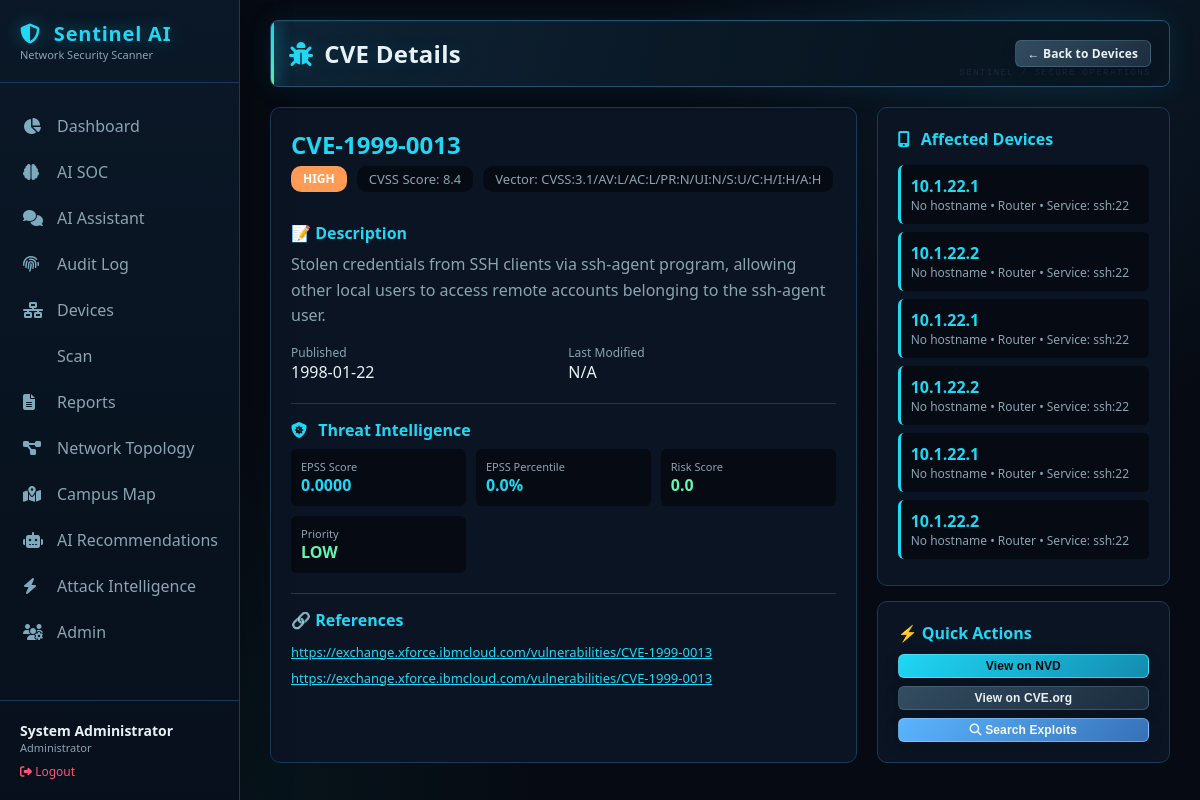
The app's page /cve/CVE-1999-0013 (signed in) with its own data.
### tables this page shows
CREATE TABLE cves (
                    cve_id TEXT PRIMARY KEY,
                    description TEXT,
                    cvss_score REAL,
                    severity TEXT,
                    published_date TEXT,
                    last_modified TEXT,
                    references_text TEXT,
                    cvss_vector TEXT
                );

CREATE TABLE threat_intel (
                        cve_id TEXT PRIMARY KEY,
                        kev_status INTEGER DEFAULT 0,
                        exploit_count INTEGER DEFAULT 0,
                        epss_score REAL DEFAULT 0,
                        epss_percentile REAL DEFAULT 0,
                        risk_score REAL DEFAULT 0,
                        risk_level TEXT DEFAULT 'LOW',
                        priority TEXT DEFAULT 'LOW',
                        last_updated TEXT,
                        source TEXT,
                        raw_data TEXT
                    );

CREATE TABLE device_vulnerabilities (
                    id INTEGER PRIMARY KEY AUTOINCREMENT,
                    device_id INTEGER,
                    cve_id TEXT,
                    service TEXT,
                    detected_date TEXT,
                    FOREIGN KEY (device_id) REFERENCES devices (id),
                    FOREIGN KEY (cve_id) REFERENCES cves (cve_id)
                );

CREATE TABLE devices (
                    id INTEGER PRIMARY KEY AUTOINCREMENT,
                    ip_address TEXT UNIQUE,
                    mac_address TEXT,
                    hostname TEXT,
                    device_type TEXT,
                    brand TEXT,
                    os TEXT,
                    os_family TEXT,
                    os_confidence REAL,
                    open_ports TEXT,
                    services TEXT,
                    discovery_source TEXT,
                    confidence REAL,
                    confidence_level TEXT,
                    ttl INTEGER,
                    first_seen TEXT,
                    last_seen TEXT,
                    scan_count INTEGER DEFAULT 1,
                    upnp_model_name TEXT,
                    upnp_model_number TEXT,
                    upnp_manufacturer TEXT,
                    mac_randomized INTEGER DEFAULT 0,
                    mac_is_local INTEGER DEFAULT 0,
                    is_gateway INTEGER DEFAULT 0
                );

### app.py (the view)
@app.route('/cve/<cve_id>')
@login_required
def cve_detail(cve_id):
    try:
        conn = get_db()
        cursor = conn.cursor()
        cursor.execute('''
            SELECT cve_id, description, cvss_score, severity,
                   published_date, last_modified, references_text, cvss_vector
            FROM cves
            WHERE cve_id = ?
        ''', (cve_id,))
        cve = cursor.fetchone()
        if not cve:
            flash('CVE not found', 'danger')
            return redirect(url_for('devices'))
        cve_dict = dict(cve)
        if cve_dict.get('references_text'):
            try:
                cve_dict['references'] = json.loads(cve_dict['references_text'])
            except:
                cve_dict['references'] = []
        else:
            cve_dict['references'] = []
        cursor.execute('''
            SELECT d.id, d.ip_address, d.hostname, d.device_type, dv.service
            FROM device_vulnerabilities dv
            JOIN devices d ON dv.device_id = d.id
            WHERE dv.cve_id = ?
        ''', (cve_id,))
        affected_devices = [dict(row) for row in cursor.fetchall()]
        cursor.execute('''
            SELECT kev_status, exploit_count, epss_score, epss_percentile,
                   risk_score, risk_level, priority
            FROM threat_intel
            WHERE cve_id = ?
        ''', (cve_id,))
        threat_intel = cursor.fetchone()
        threat_dict = dict(threat_intel) if threat_intel else {}
        conn.close()
        return render_template('cve_detail.html',
                             cve=cve_dict,
                             affected_devices=affected_devices,
                             threat_intel=threat_dict,
                             user_role=session.get('user_role'),
                             username=session.get('username'))
    except Exception as e:
        logger.error(f"Error loading CVE details: {e}")
        flash('Error loading CVE details', 'danger')
        return redirect(url_for('devices'))

### templates/cve_detail.html (shortened to what this page needs)
{% extends "base.html" %} {% block content %}
<div class="page-header">
  <h1><i class="fas fa-bug"></i> CVE Details</h1>
  <div class="header-actions">
    <a href="{{ url_for('devices') }}" class="btn btn-secondary btn-sm">
      ← Back to Devices
    </a>
  </div>
</div>
<div style="display: grid; grid-template-columns: 2fr 1fr; gap: 20px">
  <div
    style="
      background: var(--bg-secondary);
      border: 1px solid var(--border-color);
      border-radius: 10px;
      padding: 20px;
    "
  >
    <div
      style="
        display: flex;
        justify-content: space-between;
        align-items: start;
        flex-wrap: wrap;
      "
    >
      <div>
        <h2 style="color: var(--accent); margin-bottom: 5px">
          {{ cve.cve_id }}
        </h2>
        <div
          style="display: flex; gap: 10px; flex-wrap: wrap; margin-bottom: 15px"
        >
          <span class="risk-badge risk-{{ cve.severity }}"
            >{{ cve.severity }}</span
          >
          <span
            style="
              background: var(--bg-primary);
              padding: 4px 12px;
              border-radius: 10px;
              color: var(--text-secondary);
              font-size: 13px;
            "
          >
            CVSS Score: {{ cve.cvss_score }}
          </span>
          <span
            style="
              background: var(--bg-primary);
              padding: 4px 12px;
              border-radius: 10px;
              color: var(--text-secondary);
              font-size: 13px;
            "
          >
            Vector: {{ cve.cvss_vector or 'N/A' }}
          </span>
        </div>
      </div>
    </div>
    <div style="margin-top: 15px">
      <h4 style="color: var(--accent); margin-bottom: 8px">📝 Description</h4>
      <p style="color: var(--text-secondary); line-height: 1.6">
        {{ cve.description }}
      </p>
    </div>
    <div
      style="
        margin-top: 15px;
        display: grid;
        grid-template-columns: 1fr 1fr;
        gap: 10px;
      "
    >
      <div>
        <div style="font-size: 12px; color: var(--text-secondary)">
          Published
        </div>
        <div style="color: var(--text-primary)">
          {{ cve.published_date[:10] if cve.published_date else 'N/A' }}
        </div>
      </div>
      <div>
        <div style="font-size: 12px; color: var(--text-secondary)">
          Last Modified
        </div>
        <div style="color: var(--text-primary)">
          {{ cve.last_modified[:10] if cve.last_modified else 'N/A' }}
        </div>
      </div>
    </div>
    {% if threat_intel %}
    <div
      style="
        margin-top: 20px;
        border-top: 1px solid var(--border-color);
        padding-top: 15px;
      "
    >
      <h4 style="color: var(--accent); margin-bottom: 8px">
        <i class="fas fa-shield-virus"></i> Threat Intelligence
      </h4>
      <div
        style="
          display: grid;
          grid-template-columns: repeat(auto-fit, minmax(150px, 1fr));
          gap: 10px;
        "
      >
        <div
          style="
            background: var(--bg-primary);
            padding: 10px;
            border-radius: 6px;
          "
        >
          <div style="font-size: 11px; color: var(--text-secondary)">
            EPSS Score
          </div>
          <div style="font-weight: bold; color: var(--accent)">
            {{ "%.4f"|format(threat_intel.epss_score) }}
          </div>
        </div>
        <div
          style="
            background: var(--bg-primary);
            padding: 10px;
            border-radius: 6px;
          "
        >
          <div style="font-size: 11px; color: var(--text-secondary)">
            EPSS Percentile
          </div>
          <div style="font-weight: bold; color: var(--accent)">
            {{ "%.1f"|format(threat_intel.epss_percentile) }}%
          </div>
        </div>
        <div
          style="
            background: var(--bg-primary);
            padding: 10px;
            border-radius: 6px;
          "
        >
          <div style="font-size: 11px; color: var(--text-secondary)">
            Risk Score
          </div>
          <div
            style="font-weight: bold; color: {{ 'var(--critical)' if threat_intel.risk_score >= 70 else 'var(--high)' if threat_intel.risk_score >= 40 else 'var(--accent2)' }};"
          >
            {{ threat_intel.risk_score }}
          </div>
        </div>
        <div
          style="
            background: var(--bg-primary);
            padding: 10px;
            border-radius: 6px;
          "
        >
          <div style="font-size: 11px; color: var(--text-secondary)">
            Priority
          </div>
          <div
            style="font-weight: bold; color: {{ 'var(--critical)' if threat_intel.priority == 'IMMEDIATE' else 'var(--high)' if threat_intel.priority == 'HIGH' else 'var(--accent2)' }};"
          >
            {{ threat_intel.priority }}
          </div>
        </div>
      </div>
    </div>
    {% endif %}
    {% if cve.references %}
    <div
      style="
        margin-top: 20px;
        border-top: 1px solid var(--border-color);
        padding-top: 15px;
      "
    >
      <h4 style="color: var(--accent); margin-bottom: 8px">🔗 References</h4>
      <div style="font-size: 13px">
        {% for ref in cve.references %}
        <div style="padding: 4px 0">
          <a
            href="{{ ref }}"
            target="_blank"
            style="color: var(--accent); word-break: break-all"
            >{{ ref }}</a
          >
        </div>
        {% endfor %}
      </div>
    </div>
    {% endif %}
  </div>
  <div>
    <div
      style="
        background: var(--bg-secondary);
        border: 1px solid var(--border-color);
        border-radius: 10px;
        padding: 20px;
      "
    >
      <h4 style="color: var(--accent); margin-bottom: 15px">
        <i class="fas fa-mobile-screen-button"></i> Affected Devices
      </h4>
      {% if affected_devices %}
      <div style="max-height: 400px; overflow-y: auto">
        {% for device in affected_devices %}
        <div
          style="
            padding: 10px;
            background: var(--bg-primary);
            border-radius: 6px;
            margin-bottom: 8px;
            border-left: 3px solid var(--accent);
          "
        >
          <div style="font-weight: bold; color: var(--text-primary)">
            <a
              href="{{ url_for('devices') }}?filter={{ device.ip_address }}"
              style="color: var(--accent); text-decoration: none"
            >
              {{ device.ip_address }}
            </a>
          </div>
          <div style="font-size: 12px; color: var(--text-secondary)">
            {{ device.hostname or 'No hostname' }} • {{ device.device_type or
            'Unknown' }} {% if device.service %} • Service: {{ device.service
            }}{% endif %}
          </div>
        </div>
        {% endfor %}
      </div>
      {% else %}
      <p style="color: var(--text-secondary)">
        No devices affected by this CVE.
      </p>
      {% endif %}
    </div>
    <div
      style="
        background: var(--bg-secondary);
        border: 1px solid var(--border-color);
        border-radius: 10px;
        padding: 20px;
        margin-top: 15px;
      "
    >
      <h4 style="color: var(--accent); margin-bottom: 10px">
        ⚡ Quick Actions
      </h4>
      <div style="display: flex; flex-direction: column; gap: 8px">
        <button
          onclick="window.location.href='https://nvd.nist.gov/vuln/detail/{{ cve.cve_id }}'"
          class="btn btn-primary btn-sm"
          style="width: 100%"
        >
          View on NVD
        </button>
        <button
          onclick="window.location.href='https://www.cve.org/CVERecord?id={{ cve.cve_id }}'"
          class="btn btn-secondary btn-sm"
          style="width: 100%"
        >
          View on CVE.org
        </button>
        <button
          onclick="window.location.href='{{ url_for('search_exploits', cve_id=cve.cve_id) }}'"
          class="btn btn-info btn-sm"
          style="width: 100%"
        >
          <i class="fas fa-magnifying-glass"></i> Search Exploits
        </button>
      </div>
    </div>
  </div>
</div>
{% endblock %}

### templates/base.html (shortened to what this page needs)
<!doctype html>
<html lang="en">
  <head>
    <link
      rel="stylesheet"
      href="https://cdnjs.cloudflare.com/ajax/libs/font-awesome/6.4.0/css/all.min.css"
    />
  </head>
  <body class="{% if not session.get('user_id') %}no-sidebar{% endif %}">
    {% if session.get('user_id') %}
    <div class="sidebar" id="sidebar">
      <div class="logo">
        <h2><i class="fas fa-shield-halved"></i> Sentinel AI</h2>
        <small>Network Security Scanner</small>
      </div>
      <a
        href="{{ url_for('dashboard') }}"
        class="nav-item {% if request.endpoint == 'dashboard' %}active{% endif %}"
      >
        <i class="fas fa-chart-pie"></i> Dashboard
      </a>
      <a
        href="{{ url_for('ai_soc') }}"
        class="nav-item {% if request.endpoint == 'ai_soc' %}active{% endif %}"
      >
        <i class="fas fa-brain"></i> AI SOC
      </a>
      <a
        href="{{ url_for('ai_assistant') }}"
        class="nav-item {% if request.endpoint == 'ai_assistant' %}active{% endif %}"
      >
        <i class="fas fa-comments"></i> AI Assistant
      </a>
      {% if user_role in ['administrator', 'manager'] %}
      <a
        href="{{ url_for('audit_log_page') }}"
        class="nav-item {% if request.endpoint == 'audit_log_page' %}active{% endif %}"
      >
        <i class="fas fa-fingerprint"></i> Audit Log
      </a>
      {% endif %}
      <a
        href="{{ url_for('devices') }}"
        class="nav-item {% if request.endpoint == 'devices' %}active{% endif %}"
      >
        <i class="fas fa-network-wired"></i> Devices
      </a>
      {% if user_role in ['administrator', 'manager'] %}
      <a
        href="{{ url_for('scan_page') }}"
        class="nav-item {% if request.endpoint == 'scan_page' %}active{% endif %}"
      >
         Scan
      </a>
      {% endif %}
      <a
        href="{{ url_for('reports') }}"
        class="nav-item {% if request.endpoint == 'reports' %}active{% endif %}"
      >
        <i class="fas fa-file-alt"></i> Reports
      </a>
      <a
        href="{{ url_for('network') }}"
        class="nav-item {% if request.endpoint == 'network' %}active{% endif %}"
      >
        <i class="fas fa-project-diagram"></i> Network Topology
      </a>
      <a
        href="{{ url_for('device_map') }}"
        class="nav-item {% if request.endpoint == 'device_map' %}active{% endif %}"
      >
        <i class="fas fa-map-marked-alt"></i> Campus Map
      </a>
      <a
        href="{{ url_for('recommendations') }}"
        class="nav-item {% if request.endpoint == 'recommendations' %}active{% endif %}"
      >
        <i class="fas fa-robot"></i> AI Recommendations
      </a>
      <a
        href="{{ url_for('attack_intelligence') }}"
        class="nav-item {% if request.endpoint == 'attack_intelligence' %}active{% endif %}"
      >
        <i class="fas fa-bolt"></i> Attack Intelligence
      </a>
      {% if user_role == 'administrator' %}
      <a
        href="{{ url_for('admin_users') }}"
        class="nav-item {% if request.endpoint == 'admin_users' %}active{% endif %}"
      >
        <i class="fas fa-users-cog"></i> Admin
      </a>
      {% endif %}
      <div class="user-info">
        <div class="name">{{ full_name or username }}</div>
        <div class="role">{{ user_role|title }}</div>
        <a href="{{ url_for('logout') }}" class="logout">
          <i class="fas fa-sign-out-alt"></i> Logout
        </a>
      </div>
    </div>
    {% endif %}
    <div class="main-content">
      {% block content %}{% endblock %}
    </div>
  </body>
</html>

### records on screen
cves: cve_id "CVE-1999-0013", severity "HIGH", cvss_score "8.4", cvss_vector "CVSS:3.1/AV:L/AC:L/PR:N/UI:N/S:U/C:H/I:H/A:H", description "Stolen credentials from SSH clients via ssh-agent program, allowing other local users to access remote accounts belonging to the ssh-agent user.", published_date "1998-01-22"
threat_intel: epss_score "0.0000", epss_percentile "0.0", risk_score "0.0", priority "LOW"
device_vulnerabilities: ip_address "10.1.22.1", hostname "No hostname", device_type "Router", service "ssh:22"
device_vulnerabilities: ip_address "10.1.22.2", hostname "No hostname", device_type "Router", service "ssh:22"
device_vulnerabilities: ip_address "10.1.22.1", hostname "No hostname", device_type "Router", service "ssh:22"
device_vulnerabilities: ip_address "10.1.22.2", hostname "No hostname", device_type "Router", service "ssh:22"
device_vulnerabilities: ip_address "10.1.22.1", hostname "No hostname", device_type "Router", service "ssh:22"
device_vulnerabilities: ip_address "10.1.22.2", hostname "No hostname", device_type "Router", service "ssh:22"

### other values on screen
{{ full_name or username }} "System Administrator"
{{ user_role|title }} "Administrator"
{{ cve.last_modified[:10] if cve.last_modified else 'N/A' }} "N/A"
{{ ref }} "https://exchange.xforce.ibmcloud.com/vulnerabilities/CVE-1999-0013" "https://exchange.xforce.ibmcloud.com/vulnerabilities/CVE-1999-0013"
